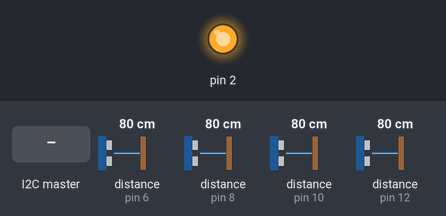
A sketch run on a simulated Arduino Mega 2560, built with avr-gcc and run on an emulated ATmega2560. Shown: output pins drawn as LEDs (lit = HIGH). The test bench sets the inputs (shaded band); at power-on: distance to the obstacle (sensors on pin 6, pin 8, pin 10, pin 12) 80 cm. The echo pulse lasts 58.3 µs per cm.

Above: at 1.2 s.
1.3 s: the I2C master sends the byte 1
Timing chart, 0 to 4.3 s (numbered marks = the images above; inputs shaded):
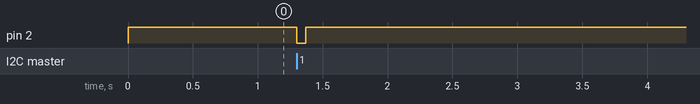

Measured:
- after the input at 1.3 s, pin 2: HIGH → LOW at once, → HIGH 0.07 s later

The sketch:

2018_nano.ino
```cpp
#include <Wire.h>
#include <NewPing.h>

#define teensy 0x06

#define MAX_DISTANCE 200
#define SONAR_NUM 4
#define PING_INTERVAL 31
unsigned long pingTimer[SONAR_NUM], solenoidTimer;
unsigned int cm[SONAR_NUM];
uint8_t currentSensor=0;
NewPing sonar[SONAR_NUM]{
	NewPing(11,12,230), //front
	NewPing(9,10,170), //left
	NewPing(7,8,170), //right
	NewPing(5,6,230) //back
};

int receive, requested, leftUltra, rightUltra, frontUltra, backUltra;
bool received = false, kick = false;

void setup(){
	Serial.begin(9600);
	Wire.begin(0x08);
	pinMode(2, OUTPUT);
	digitalWrite(2, 1);
	pingTimer[0] = millis()+75;
	for (uint8_t i = 1; i < SONAR_NUM; i++) pingTimer[i] = pingTimer[i - 1] + PING_INTERVAL;
	Wire.onReceive(i2c_receive);
	Wire.onRequest(i2c_request);
}

void loop(){
	ultraRead();
	solenoidKick();
}
```

i2c.ino
```cpp
void i2c_receive (int bytecount) {
	receive = Wire.read();
	received = true;
}
void i2c_request() {
	Wire.write(frontUltra);
	Wire.write(leftUltra);
	Wire.write(rightUltra);
	Wire.write(backUltra);
}
```

solenoid.ino
```cpp
void solenoidKick(){
	if (received && receive == 1){
		digitalWrite(2,0);
		solenoidTimer = millis();
		kick = true;
	}
	if (received) received = false;
	if (kick){
		if (millis() >= solenoidTimer  + 70){
			digitalWrite(2, 1);
			kick = false;
		}
	}
}
```

ultra.ino
```cpp
void ultraRead(){
	for (uint8_t i = 0; i < SONAR_NUM; i++) {
		if (millis() >= pingTimer[i]) {
			pingTimer[i] += PING_INTERVAL * SONAR_NUM;
			if (i == 0 && currentSensor == SONAR_NUM - 1){
				frontUltra = cm[0];
				leftUltra = cm[1];
				rightUltra = cm[2];
				backUltra = cm[3];
			}
			sonar[currentSensor].timer_stop();
			currentSensor = i;
			cm[currentSensor] = 0;
			sonar[currentSensor].ping_timer(echoCheck);
    	}
  	}
}

void echoCheck() { // If ping echo, set distance to array.
  if (sonar[currentSensor].check_timer())
    cm[currentSensor] = sonar[currentSensor].ping_result / US_ROUNDTRIP_CM;
}


/*
ultra config:
  1
2   3
  4

5 trigger,2 echo
*/
```
